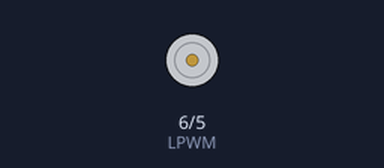
Recording of a sketch running on a simulated Arduino Uno, built with avr-gcc and run on an emulated ATmega328P. Parts: motor-driver pin pairs drawn as motors (green arrow = first pin HIGH = forward, orange = second pin HIGH = backward, longer = more drive).

Above: at 2.5 s.
At 9.0 s:
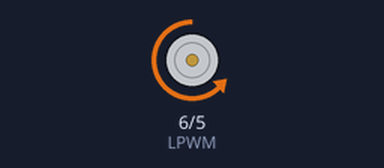
At 22.5 s:
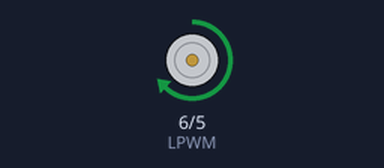
Timing chart, 0 to 41.6 s (numbered marks = the images above):
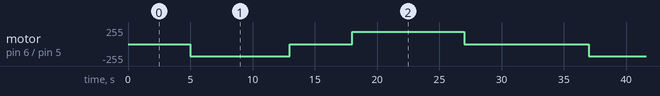

Measured:
- by itself, motor on pin 6 (LPWM) / pin 5 (RPWM): repeats every 32.0 s: stopped 5.0 s, forward 185/255 9.0 s, stopped 10.0 s, backward 185/255 8.0 s

The sketch:

actuator_simulation_and_power_consuption.ino
```cpp
int RPWM = 5;
int LPWM = 6;

void setup() {
  pinMode(RPWM, OUTPUT);
  pinMode(LPWM, OUTPUT);

  // 5-second safety delay before the batch starts
  delay(5000);

  // Run exactly 25 simulated soil plots
  for (int i = 1; i <= 25; i++) {
    // 1. EXTEND: Half depth (~80mm)
    analogWrite(RPWM, 185);
    analogWrite(LPWM, 0);
    delay(8000);

    // 2. READ: Simulate the 5-pin sensor gathering data
    analogWrite(RPWM, 0);
    analogWrite(LPWM, 0);
    delay(5000);

    // 3. RETRACT: Pull probe out completely
    analogWrite(RPWM, 0);
    analogWrite(LPWM, 185);
    delay(9000);

    // 4. IDLE: Simulate the rover driving to the next 10-meter node
    analogWrite(RPWM, 0);
    analogWrite(LPWM, 0);
    delay(10000);
  }
}

void loop() {
  // The test is complete. Keep the motor driver completely off.
  analogWrite(RPWM, 0);
  analogWrite(LPWM, 0);
}
```
